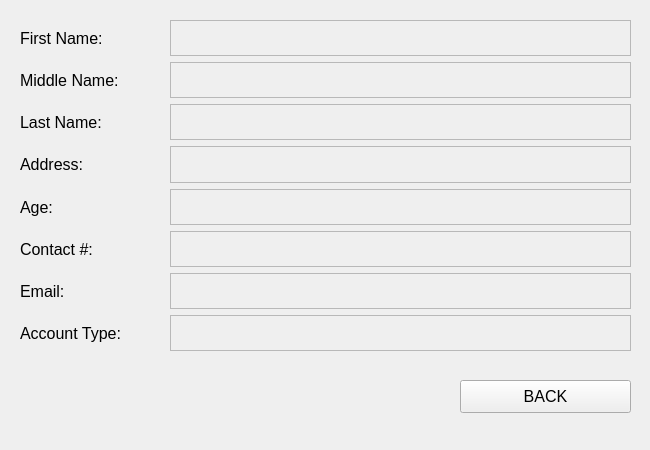
<?xml version="1.0" encoding="UTF-8"?>
<ui version="4.0">
 <class>admin_viewout</class>
 <widget class="QMainWindow" name="admin_viewout">
  <property name="geometry">
   <rect>
    <x>0</x>
    <y>0</y>
    <width>650</width>
    <height>450</height>
   </rect>
  </property>
  <property name="minimumSize">
   <size>
    <width>650</width>
    <height>450</height>
   </size>
  </property>
  <property name="maximumSize">
   <size>
    <width>650</width>
    <height>450</height>
   </size>
  </property>
  <property name="windowTitle">
   <string>View Account</string>
  </property>
  <widget class="QWidget" name="centralwidget">
   <widget class="QWidget" name="verticalLayoutWidget">
    <property name="geometry">
     <rect>
      <x>20</x>
      <y>20</y>
      <width>131</width>
      <height>331</height>
     </rect>
    </property>
    <layout class="QVBoxLayout" name="verticalLayout">
     <item>
      <widget class="QLabel" name="label1_2">
       <property name="font">
        <font>
         <pointsize>12</pointsize>
        </font>
       </property>
       <property name="text">
        <string>First Name:</string>
       </property>
      </widget>
     </item>
     <item>
      <widget class="QLabel" name="label2">
       <property name="font">
        <font>
         <pointsize>12</pointsize>
        </font>
       </property>
       <property name="text">
        <string>Middle Name:</string>
       </property>
      </widget>
     </item>
     <item>
      <widget class="QLabel" name="label3">
       <property name="font">
        <font>
         <pointsize>12</pointsize>
        </font>
       </property>
       <property name="text">
        <string>Last Name:</string>
       </property>
      </widget>
     </item>
     <item>
      <widget class="QLabel" name="label4">
       <property name="font">
        <font>
         <pointsize>12</pointsize>
        </font>
       </property>
       <property name="text">
        <string>Address:</string>
       </property>
      </widget>
     </item>
     <item>
      <widget class="QLabel" name="label5">
       <property name="font">
        <font>
         <pointsize>12</pointsize>
        </font>
       </property>
       <property name="text">
        <string>Age:</string>
       </property>
      </widget>
     </item>
     <item>
      <widget class="QLabel" name="label6">
       <property name="font">
        <font>
         <pointsize>12</pointsize>
        </font>
       </property>
       <property name="text">
        <string>Contact #:</string>
       </property>
      </widget>
     </item>
     <item>
      <widget class="QLabel" name="label7">
       <property name="font">
        <font>
         <pointsize>12</pointsize>
        </font>
       </property>
       <property name="text">
        <string>Email:</string>
       </property>
      </widget>
     </item>
     <item>
      <widget class="QLabel" name="label8">
       <property name="font">
        <font>
         <pointsize>12</pointsize>
        </font>
       </property>
       <property name="text">
        <string>Account Type:</string>
       </property>
      </widget>
     </item>
    </layout>
   </widget>
   <widget class="QWidget" name="verticalLayoutWidget_2">
    <property name="geometry">
     <rect>
      <x>170</x>
      <y>20</y>
      <width>461</width>
      <height>331</height>
     </rect>
    </property>
    <layout class="QVBoxLayout" name="verticalLayout_2">
     <item>
      <widget class="QLabel" name="labela">
       <property name="font">
        <font>
         <pointsize>12</pointsize>
        </font>
       </property>
       <property name="frameShape">
        <enum>QFrame::StyledPanel</enum>
       </property>
       <property name="text">
        <string/>
       </property>
      </widget>
     </item>
     <item>
      <widget class="QLabel" name="labelb">
       <property name="font">
        <font>
         <pointsize>12</pointsize>
        </font>
       </property>
       <property name="frameShape">
        <enum>QFrame::StyledPanel</enum>
       </property>
       <property name="text">
        <string/>
       </property>
      </widget>
     </item>
     <item>
      <widget class="QLabel" name="labelc">
       <property name="font">
        <font>
         <pointsize>12</pointsize>
        </font>
       </property>
       <property name="frameShape">
        <enum>QFrame::StyledPanel</enum>
       </property>
       <property name="text">
        <string/>
       </property>
      </widget>
     </item>
     <item>
      <widget class="QLabel" name="labeld">
       <property name="font">
        <font>
         <pointsize>12</pointsize>
        </font>
       </property>
       <property name="frameShape">
        <enum>QFrame::StyledPanel</enum>
       </property>
       <property name="text">
        <string/>
       </property>
      </widget>
     </item>
     <item>
      <widget class="QLabel" name="labele">
       <property name="font">
        <font>
         <pointsize>12</pointsize>
        </font>
       </property>
       <property name="frameShape">
        <enum>QFrame::StyledPanel</enum>
       </property>
       <property name="text">
        <string/>
       </property>
      </widget>
     </item>
     <item>
      <widget class="QLabel" name="labelf">
       <property name="font">
        <font>
         <pointsize>12</pointsize>
        </font>
       </property>
       <property name="frameShape">
        <enum>QFrame::StyledPanel</enum>
       </property>
       <property name="text">
        <string/>
       </property>
      </widget>
     </item>
     <item>
      <widget class="QLabel" name="labelg">
       <property name="font">
        <font>
         <pointsize>12</pointsize>
        </font>
       </property>
       <property name="frameShape">
        <enum>QFrame::StyledPanel</enum>
       </property>
       <property name="text">
        <string/>
       </property>
      </widget>
     </item>
     <item>
      <widget class="QLabel" name="labelh">
       <property name="font">
        <font>
         <pointsize>12</pointsize>
        </font>
       </property>
       <property name="frameShape">
        <enum>QFrame::StyledPanel</enum>
       </property>
       <property name="text">
        <string/>
       </property>
      </widget>
     </item>
    </layout>
   </widget>
   <widget class="QPushButton" name="sys_back">
    <property name="geometry">
     <rect>
      <x>460</x>
      <y>380</y>
      <width>171</width>
      <height>33</height>
     </rect>
    </property>
    <property name="font">
     <font>
      <pointsize>12</pointsize>
     </font>
    </property>
    <property name="text">
     <string>BACK</string>
    </property>
   </widget>
  </widget>
 </widget>
 <resources/>
 <connections/>
</ui>
